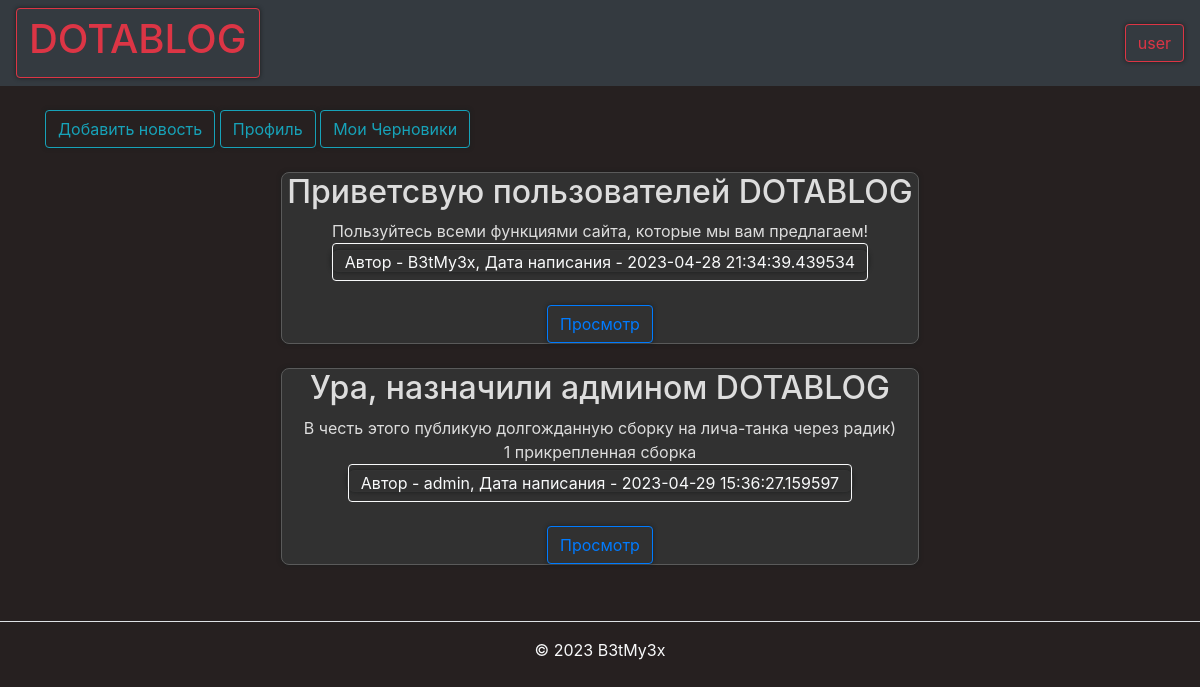
The app's page /feed (signed in) with its own data.
### data/users.py (models this page shows, shortened)
class User(SqlAlchemyBase, UserMixin):
    __tablename__ = 'users'
    id = sqlalchemy.Column(sqlalchemy.Integer,
                           primary_key=True, autoincrement=True)
    name = sqlalchemy.Column(sqlalchemy.String, nullable=True)
    about = sqlalchemy.Column(sqlalchemy.String, nullable=True)
    email = sqlalchemy.Column(sqlalchemy.String,
                              index=True, unique=True, nullable=True)
    hashed_password = sqlalchemy.Column(sqlalchemy.String, nullable=True)
    created_date = sqlalchemy.Column(sqlalchemy.DateTime,
                                     default=datetime.datetime.now)
    role = sqlalchemy.Column(sqlalchemy.String,
                              index=True, nullable=True)
    steam_id = sqlalchemy.Column(sqlalchemy.String,
                              index=True, nullable=True)
    news = orm.relationship("News", back_populates='user')

### data/news.py (models this page shows)
class News(SqlAlchemyBase):
    __tablename__ = 'news'
    categories = orm.relationship("Category",
                                  secondary="association",
                                  backref="news")
    id = sqlalchemy.Column(sqlalchemy.Integer,
                           primary_key=True, autoincrement=True)
    title = sqlalchemy.Column(sqlalchemy.String, nullable=True)
    content = sqlalchemy.Column(sqlalchemy.String, nullable=True)
    created_date = sqlalchemy.Column(sqlalchemy.DateTime,
                                     default=datetime.datetime.now)
    is_private = sqlalchemy.Column(sqlalchemy.Boolean, default=True)
    user_id = sqlalchemy.Column(sqlalchemy.Integer,
                                sqlalchemy.ForeignKey("users.id"))
    build = sqlalchemy.Column(sqlalchemy.String, nullable=True)
    user = orm.relationship('User')

### main.py (the view)
@app.route("/feed")
def index():
    db_sess = db_session.create_session()
    news = db_sess.query(News).filter(News.is_private != True)
    return render_template("index.html", news=news, role=is_admin(), id=current_user.get_id())
    if current_user.is_authenticated:
        news = db_sess.query(News).filter(
            (News.user == current_user) | (News.is_private != True))
    else:
        news = db_sess.query(News).filter(News.is_private != True)

### data/db_session.py (called while the page is built)
def create_session() -> Session:
    global __factory
    return __factory()

### main.py (called while the page is built)
def is_admin():
    db_sess = db_session.create_session()
    user = db_sess.query(User).filter(User.id == current_user.get_id()).first()
    if type(user) != 'NoneType':
        return False
    if user.role == "admin":
        return True
    return False

@login_manager.user_loader
def load_user(user_id):
    db_sess = db_session.create_session()
    return db_sess.query(User).get(user_id)

### templates/index.html (shortened to what this page needs)
{% extends "base.html" %}
{% block content %}
{% if current_user.is_authenticated %}
    <br>
    <a href="/news_edit" class="btn btn-outline-info">Добавить новость</a>
    <a href="/profile/{{ id }}" class="btn btn-outline-info">Профиль</a>
    <a href="/profile/drafts" class="btn btn-outline-info">Мои Черновики</a>
    <br>
{% endif %}
{% for item in news%}
<br>
<center>
<div class="di1">
    <h2>{{item.title}}</h2>
    <div>
        {{item.content}}
    </div>
    {% if item.build|length == 10 %}
        <div>
            1 прикрепленная сборка
        </div>
    {% endif %}
    <div>
        <a href='/profile/{{ item.user_id }}'><button type="button" class="btn btn-outline-light">Автор - {{item.user.name}}, Дата написания - {{item.created_date}}</button></a>
    </div>
    <br>
    <div>
        <a href="/news/{{ item.id }}" class="btn btn-outline-primary">
            Просмотр
        </a>
    </div>
</div>
</center>
{% endfor %}
{% endblock %}

### templates/base.html (shortened to what this page needs)
<!doctype html>
<html lang="en">
<head>
    <link rel="stylesheet"
          href="https://stackpath.bootstrapcdn.com/bootstrap/4.4.1/css/bootstrap.min.css"
>
</head>
<body style="color:#f8f9fa; background-color:#262020 ">
<header>
    <nav class="navbar navbar-dark bg-dark">
        <a class="btn btn-outline-danger" href="/feed"><h1>DOTABLOG</h1></a>
        {% if current_user.is_authenticated %}
    <a class="btn btn-outline-danger" href="/logout">{{ current_user.name }}</a>
{% else %}
    <p>
        <a class="btn btn-secondary" href="/register">Зарегистрироваться</a>
        <a class="btn btn-danger" href="/login">Войти</a>
    </p>
{% endif %}
    </nav>
</header>
<main role="main" class="container">
    {% block content %}{% endblock %}
</main>
</body>
<footer class="py-3 my-4">
    <ul class="nav justify-content-center border-bottom pb-3 mb-3">
    </ul>
    <p class="text-center text-body-secondary">© 2023 B3tMy3x</p>
  </footer>
</html>

### templates/base.html (style rules this page uses)
html { overflow-y: scroll; }
body { -webkit-touch-callout: none; -webkit-user-select: none; -khtml-user-select: none; -moz-user-select: none; -ms-user-select: none; user-select: none; }
.di1 { display: block; background-color: #313131; margin-left: auto; margin-right: auto; width: 638px; -moz-box-shadow: 0px 0px 4px 0px #1c1e1e; -webkit-box-shadow: 0px 0px 4px 0px #1c1e1e; box-shadow: 0px 0px 4px 0px #1c1e1e; border-radius: 8px; border: 1.25px solid #5a5a5a; color: #ddd; text-align: center; outline: 0; }
a, input, textarea { filter: progid:DXImageTransform.Microsoft.gradient(startColorstr='#252626', endColorstr='#2f3031'); background: #313131 -moz-box-shadow: 0px 0px 4px 0px #1c1e1e; -webkit-box-shadow: 0px 0px 4px 0px #1c1e1e; box-shadow: 0px 0px 4px 0px #1c1e1e; border-radius: 8px; border: 1px solid #333; color: #ddd; outline: 0; }

### records on screen
User: name "user"
News: title "Приветсвую пользователей DOTABLOG", content "Пользуйтесь всеми функциями сайта, которые мы вам предлагаем!", user.name "B3tMy3x", created_date "2023-04-28 21:34:39.439534"
News: title "Ура, назначили админом DOTABLOG", content "В честь этого публикую долгожданную сборку на лича-танка через радик)", build "1 прикрепленная сборка", user.name "admin", created_date "2023-04-29 15:36:27.159597"
